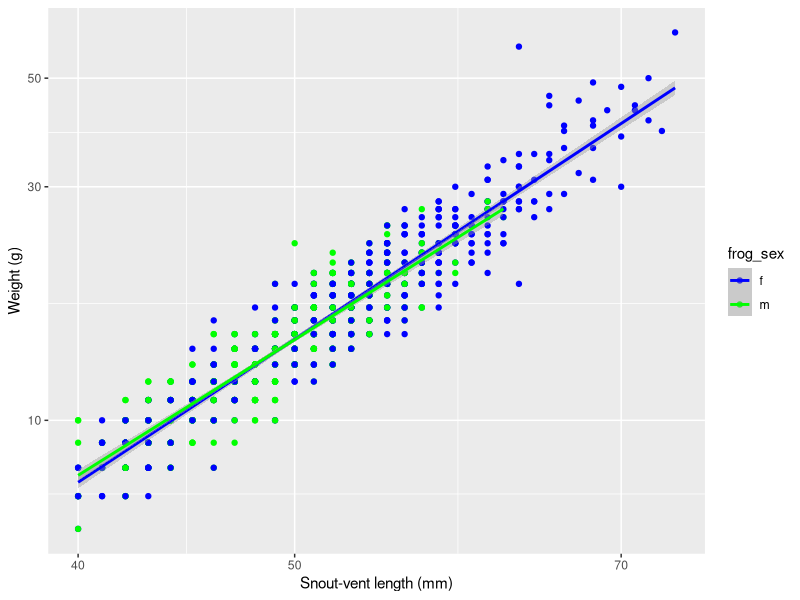
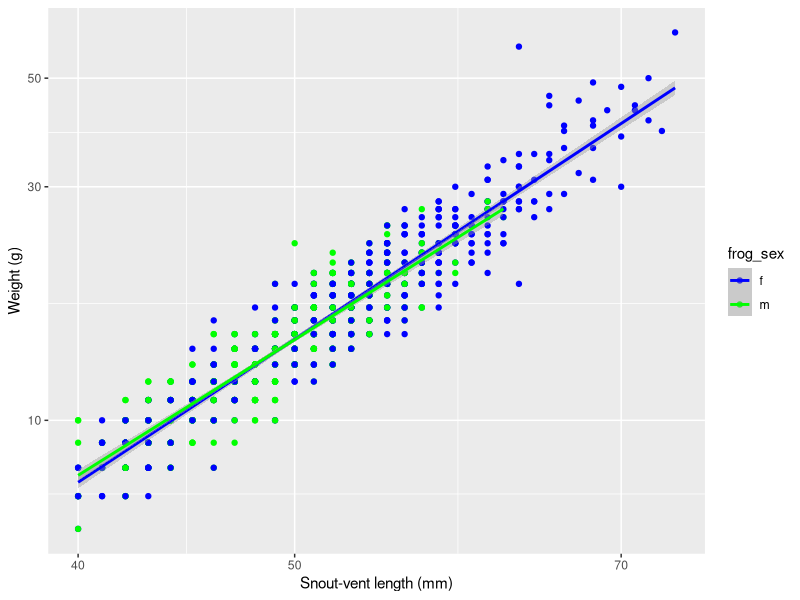

R code for these plots, in order:
# load packages
library(tidyverse)
library(lubridate)
library(tidyr)

# read in data
deso_frogs <- read_csv(here::here("data", "deso_capture.csv"))

# data wrangling
deso_frogs_clean <- deso_frogs %>% 
  mutate(across(where(is.character), tolower)) %>% 
  filter(frog_state != "dead") %>% 
  filter(frog_svl > 30) %>% 
  drop_na(frog_svl) %>%
  drop_na(frog_sex) %>% 
  filter(frog_weight > 5) %>% 
  drop_na(frog_weight) %>% 
  mutate(capture_date = as_date(format(survey_date, "%Y-%m-%d"))) %>% 
  select(site_id, capture_date, frog_sex, frog_svl, frog_weight)

# plot weight versus length
len_wt_plot <- deso_frogs_clean %>% 
  ggplot(aes(x = frog_svl, y = frog_weight, color = frog_sex)) +
  geom_point() +
  scale_x_continuous(transform = "log10") +
  scale_y_continuous(transform = "log10") + 
  labs(x = "Snout-vent length (mm)", y = "Weight (g)") +
  geom_smooth(method = lm) +
  scale_color_manual(values = c("blue", "green"))

len_wt_plot

ggsave(here::here("out", "len_wt_plot.png"))
